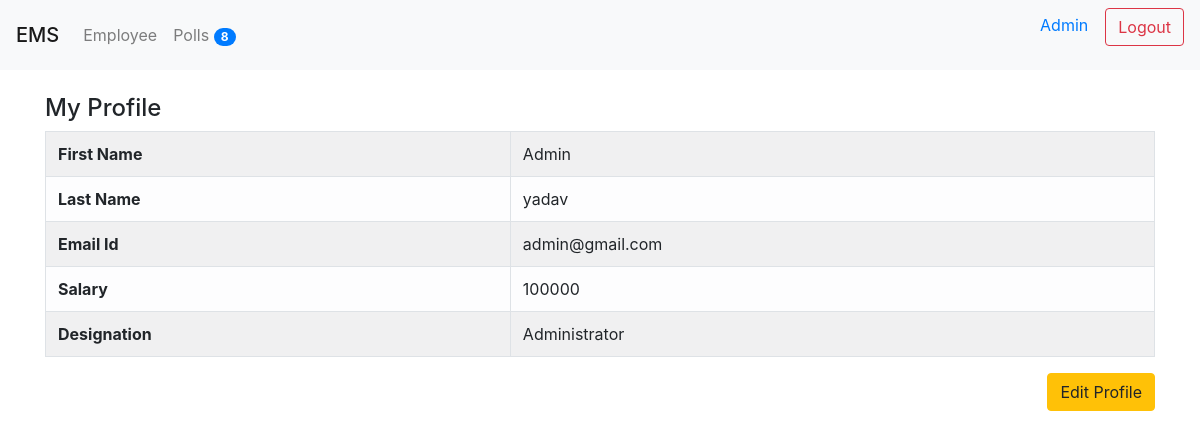
The page /employee/profile/ (signed in) on the database its author committed.
### employee/models.py (models this page shows, shortened)
class Profile(models.Model):
    user = models.OneToOneField(User, on_delete= models.CASCADE)
    designation = models.CharField(max_length=20,null=True, blank=False)
    salary = models.BigIntegerField(null=True, blank=False)
    class Meta:
        ordering = ('-salary',)

### employee/views.py (the view)
# urls.py: path('profile/', MyProfile.as_view(), name='my_profile'),
class MyProfile(DetailView):
    template_name = 'auth/profile.html'
    def get_object(self):
        return self.request.user.profile

### poll/context_processors.py (called while the page is built)
def polls_count(request):
    count = Question.objects.count()
    return {"polls_count": count}

### ems/templates/auth/profile.html
{% extends 'base.html' %}
{% block content %}
<br>
<h4>My Profile</h4>
    <table class="table table-light table-bordered table-striped">
        <tbody>
            <tr>
                <th>First Name</th>
                <td>{{object.user.first_name}}</td>
            </tr>
            <tr>
                <th>Last Name</th>
                <td>{{object.user.last_name}}</td>
            </tr>
            <tr>
                <th>Email Id</th>
                <td>{{object.user.email}}</td>
            </tr>
            <tr>
                <th>Salary</th>
                <td>{{object.salary}}</td>
            </tr>
            <tr>
                <th>Designation</th>
                <td>{{object.designation}}</td>
            </tr>
        </tbody>
    </table>
    <div class="text-right">
        <a class="btn btn-warning" href="{%  url 'update_profile' %}">Edit Profile</a>
    </div>
{% endblock content %}

### ems/templates/header.html (shortened to what this page needs)
<div class="navbar navbar-expand-lg navbar-light bg-light">
    <span class="navbar-brand mb-0 h1">EMS</span>
    <div class="collapse navbar-collapse" id="navbarNav">
        <ul class="navbar-nav">
            <li class="nav-item">
                <a class="nav-link" href="{% url 'employee_list' %}">
                    {{"employee" | capfirst}}
                </a>
            </li>
            <li class="nav-item">
                <a class="nav-link" href="{% url 'polls_list' %}">
                    {{"Polls" | capfirst}}
                    <span class="badge badge-primary badge-pill ">{{polls_count}}</span>
                </a>
            </li>
        </ul>
    </div>
    <div class="text-right">
        {% if user %}
        <form method="POST" action="/logout/">
        <a href="{% url 'my_profile'%}">
            <span class="mr-sm-2">{{user.first_name}}</span>&nbsp;
            <input type="submit" class="btn btn-outline-danger " value="Logout">
        </a>
        </form>
        {% endif%}
    </div>
</div>

### rows shown on the page
Profile: user.first_name "Admin", user.last_name "yadav", user.email "admin@gmail.com", salary "100000", designation "Administrator"

### other values the page prints
{{ "employee" | capfirst }} "Employee"
{{ "Polls" | capfirst }} "Polls"
{{ polls_count }} "8"
{{ user.first_name }} "Admin"
